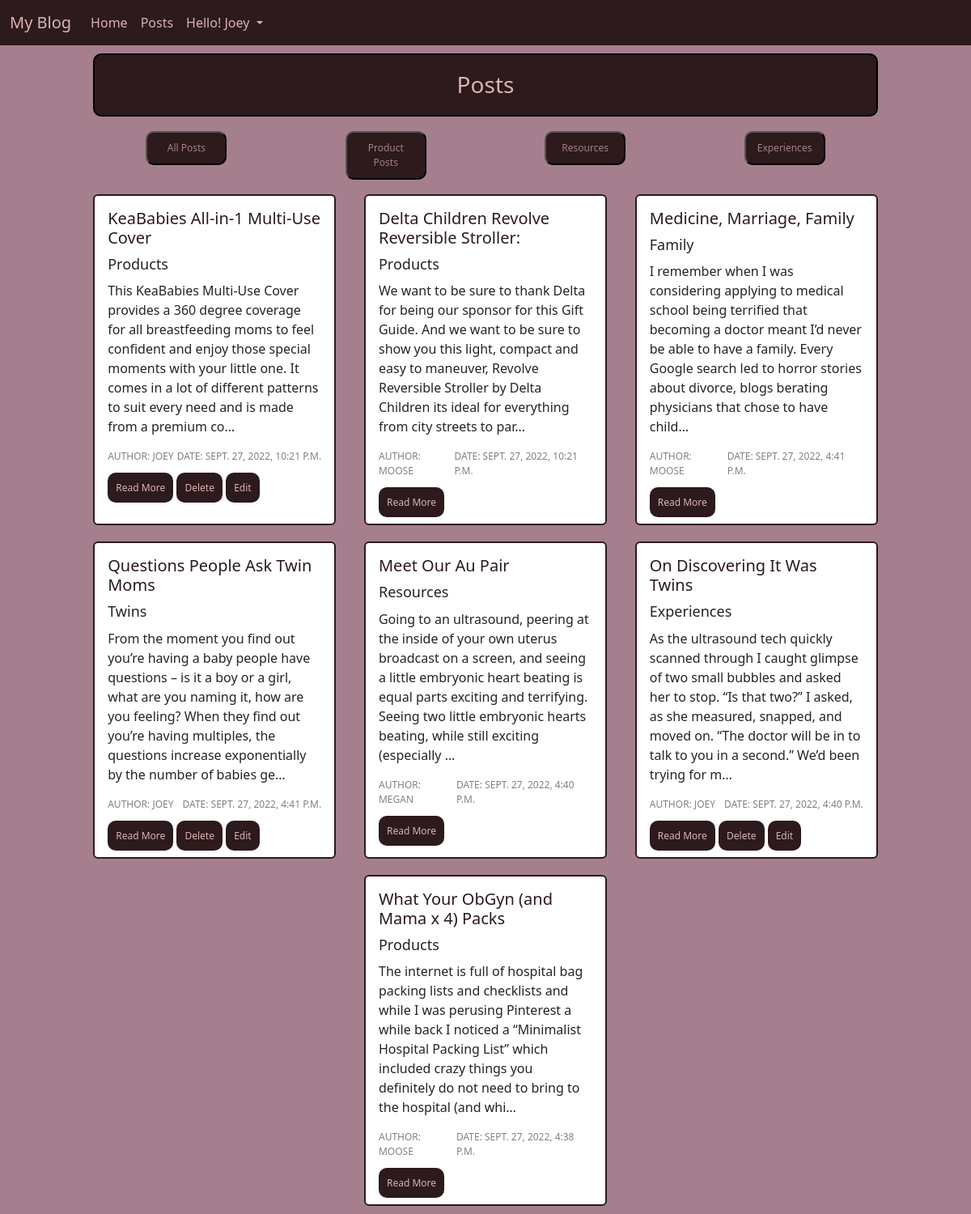
The app's page /posts/ (signed in) with its own data.
### posts/models.py (models this page shows, shortened)
class Post(models.Model):
    title = models.CharField(max_length=45)
    body = models.TextField()
    category = models.CharField(max_length=45)
    created_on = models.DateTimeField(auto_now_add=True)
    author = models.ForeignKey(
        get_user_model(),
        on_delete=models.CASCADE
    )
    status = models.ForeignKey(
        Status,
        on_delete=models.CASCADE,
        blank=True,
        null=True
    )

### posts/views.py (the view)
# urls.py: path('', PostListView.as_view(), name='list'),
class PostListView(ListView):
    template_name = "posts/list.html"
    model = Post
    def get_context_data(self, **kwargs):
        context = super().get_context_data(**kwargs)
        pending_status = Status.objects.get(name="published")
        context['post_list'] = Post.objects.filter(status=pending_status).order_by('created_on').reverse()
        return context

### templates/posts/list.html (shortened to what this page needs)
{% extends 'base.html' %}
{% load static %}
{% block contents %}
    <h1>Posts</h1>
    <div class="d-flex justify-content-evenly">
        <div class="p-2"><button class="card-btns"><a href="{% url 'list' %}">All Posts</a></button></div>
        <div class="p-2"><button class="card-btns"><a href="{% url 'sale_list' %}">Product Posts</a></button></div>
        <div class="p-2"><button class="card-btns"><a href="{% url 'resource_list' %}">Resources</a></button></div>
        <div class="p-2"><button class="card-btns"><a href="{% url 'experience_list' %}">Experiences</a></button></div>
    </div>
    <div class="list-container">
        {% for post in post_list %}
            <div class="card">
                <div class="card-body">
                    <h5 class="card-title"><a href="{% url 'detail' post.id %}">{{ post.title }}</a></h5>
                    <h6 class="card-subtitle">{{ post.category }}</h6>
                    <p class="card-text">{{ post.body | truncatechars:250 }}</p>
                    <div class="author-div">
                        <p class="card-text">AUTHOR: {{ post.author }}</p>
                        <p class="card-text">DATE: {{ post.created_on }}</p>
                    </div>
                    <a href="{% url 'detail' post.id %}" class="card-btns">Read More</a>
                    {% if user == post.author %}
                    <a href="{% url 'delete' post.id %}" class="card-btns">Delete</a>
                    <a href="{% url 'edit' post.id %}" class="card-btns">Edit</a>
                    {% endif %}
                </div>
            </div>
        {% endfor %}
    </div>
{% endblock contents %}

### templates/base.html (shortened to what this page needs)
{% load static %}
<!DOCTYPE html>
<html lang="en">
<head>
  <link rel="stylesheet" href="https://cdn.jsdelivr.net/npm/bootstrap@5.2.1/dist/css/bootstrap.min.css" />
  <link rel="stylesheet" href="{% static 'css/base.css' %}" />
</head>
<body>
  <nav class="navbar navbar-expand-lg bg-light">
    <div class="container-fluid">
      <a class="navbar-brand" href="{% url 'home' %}">My Blog</a>
      <div class="collapse navbar-collapse" id="navbarNavAltMarkup">
        <div class="navbar-nav">
          <a class="nav-link active" aria-current="page" href="{% url 'home' %}">Home</a>
          <a class="nav-link" href="{% url 'list' %}">Posts</a>
          {% if user.is_authenticated %}
            <li class="nav-item dropdown d-flex justify-content-end">
              <a class="nav-link dropdown-toggle" href="#" role="button" data-bs-toggle="dropdown" aria-expanded="false">
                Hello! {{ user.first_name }}
              </a>
            </li>
        </div>
          {% else %}
          <a class="nav-link" href="{% url 'login' %}">Login</a>
          <a class="nav-link" href="{% url 'signup' %}">Sign Up</a>
          {% endif %}
        </div>
      </div>
  </nav>
  <div class="container">{% block contents %} {% endblock contents %}</div>
</body>
</html>

### static/css/base.css (style rules this page uses)
h1 { text-align: center; background-color: #2C1A1D; color: #DBB3B1; font-size: 28px; margin: 10px auto; padding: 20px; width: 87%; border: 2px solid black; border-radius: 10px; }
.card { width: 300px; margin: 10px auto; text-align: left; border: 2px solid #2C1A1D; }
.list-container { display: flex; flex-direction: row; flex-wrap: wrap; justify-content: space-evenly; width: 90%; text-align: center; margin: 0 auto; }
.navbar { background-color: #2C1A1D !important; color: #DBB3B1 !important; }
.nav-link, .navbar-brand, .nav-link.active { color: #DBB3B1 !important; }
body { background-color: #A67F8E; }
.card-title a { color: #2C1A1D; text-decoration: none; }
.card-btns { width: 100px; text-decoration: none; text-align: center; padding: 10px; background-color: #2C1A1D; color: #DBB3B1; font-size: 12px; border-radius: 10px; }
.card a { width: 100px; }
.author-div { display: flex; flex-direction: row; font-size: 12px; color: gray; justify-content: space-between; text-transform: uppercase; }
.card-subtitle { font-size: 18px; margin: 10px auto; }
.filter-btns a, .d-flex a { text-decoration: none; color: #A67F8E; }

### records on screen
Post: title "KeaBabies All-in-1 Multi-Use Cover", category "Products", body "This KeaBabies Multi-Use Cover provides a 360 degree coverage for all breastfeeding moms to feel confident and enjoy those special moments with your little one. It comes in a lot of different patterns to suit every need and is made from a premium co…", author "JOEY", created_on "SEPT. 27, 2022, 10:21 P.M.", shows "Delete"
Post: title "Delta Children Revolve Reversible Stroller:", category "Products", body "We want to be sure to thank Delta for being our sponsor for this Gift Guide. And we want to be sure to show you this light, compact and easy to maneuver, Revolve Reversible Stroller by Delta Children its ideal for everything from city streets to par…", author "MOOSE", created_on "SEPT. 27, 2022, 10:21 P.M."
Post: title "Medicine, Marriage, Family", category "Family", body "I remember when I was considering applying to medical school being terrified that becoming a doctor meant I’d never be able to have a family. Every Google search led to horror stories about divorce, blogs berating physicians that chose to have child…", author "MOOSE", created_on "SEPT. 27, 2022, 4:41 P.M."
Post: title "Questions People Ask Twin Moms", category "Twins", body "From the moment you find out you’re having a baby people have questions – is it a boy or a girl, what are you naming it, how are you feeling? When they find out you’re having multiples, the questions increase exponentially by the number of babies ge…", author "JOEY", created_on "SEPT. 27, 2022, 4:41 P.M.", shows "Delete"
Post: title "Meet Our Au Pair", category "Resources", body "Going to an ultrasound, peering at the inside of your own uterus broadcast on a screen, and seeing a little embryonic heart beating is equal parts exciting and terrifying. Seeing two little embryonic hearts beating, while still exciting (especially …", author "MEGAN", created_on "SEPT. 27, 2022, 4:40 P.M."
Post: title "On Discovering It Was Twins", category "Experiences", body "As the ultrasound tech quickly scanned through I caught glimpse of two small bubbles and asked her to stop. “Is that two?” I asked, as she measured, snapped, and moved on. “The doctor will be in to talk to you in a second.” We’d been trying for m…", author "JOEY", created_on "SEPT. 27, 2022, 4:40 P.M.", shows "Delete"
Post: title "What Your ObGyn (and Mama x 4) Packs", category "Products", body "The internet is full of hospital bag packing lists and checklists and while I was perusing Pinterest a while back I noticed a “Minimalist Hospital Packing List” which included crazy things you definitely do not need to bring to the hospital (and whi…", author "MOOSE", created_on "SEPT. 27, 2022, 4:38 P.M."

### other values on screen
{{ user.first_name }} "Joey"
